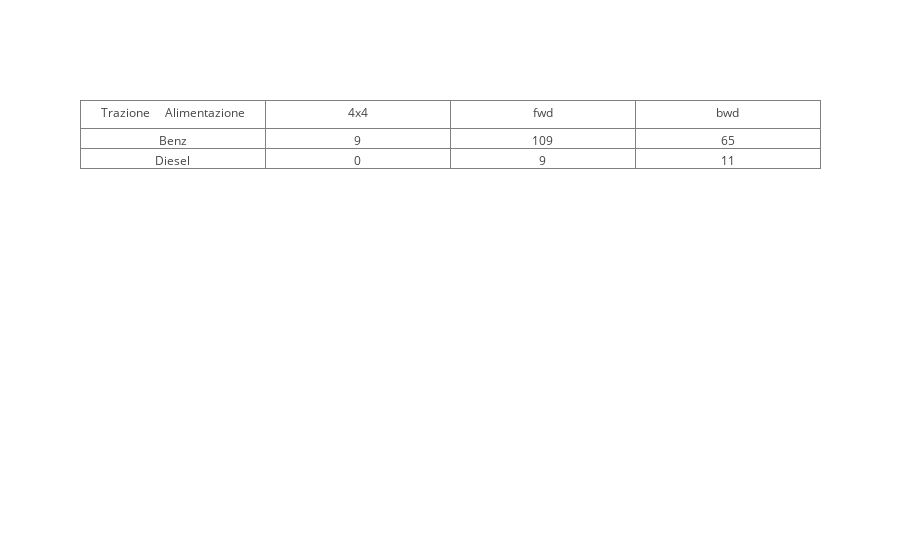

The code cell stored with this chart in its notebook:
### Markdown cell above
### 1.2 

Raggruppate la variabile "smokes" nei seguenti 2 gruppi: 
- Primo gruppo di nome NoSmoker (questo gruppo identifica i non fumatori: tutti quelli che hanno idicato {no} nel campo "smokes") 
- Secondo gruppo di nome Smoker (questo gruppo identifica per noi tutti i fumatori: quelli che NON hanno indicato 'no' nel campo 'smokes')

Si costruisca la tabella di contingenza per la coppia di variabili "sex" e "smokes" (usando i gruppi definiti sopra).  

Hint1: Non dovete usare particolari comandi Python per calcolare la tabella di contingenza. Ricordatevi come è definita e provate a costruirla voi.  
Hint2: Nella cella sotto trovate un modo veloce per visualizzare una tabella utilizzando il pacchetto Plotly. Maggiori dettagli [QUI](https://plot.ly/python/table/). Oppure visualizzate un dataframe in pandas come visto a lezione.

### Code cell
# Hint (plot Table)
import plotly.offline as py
import plotly.graph_objs as go
py.init_notebook_mode(connected=True)

# Plotto Tabella con plotly
valori = [ ["Benz", "Diesel"], [9, 0], [109, 9], [65, 11]] # Ogni elemento della lista è una colonna della tabella

trace = go.Table(
                header = dict(values = ["Trazione \t \n Alimentazione", "4x4", "fwd", "bwd"]),
                cells = dict(values = valori) )
py.iplot([trace])

# Plotto Tabella come dataframe
valori = [[9, 109, 65], [0, 9, 11]]
t = pd.DataFrame(valori, index = ["Benz", "Diesel"], columns = ["4x4", "fwd", "bwd"])
t

### Figure 1 — Plotly figure (JSON) as saved in the notebook; plotly's stock layout.template omitted (floating-point values rounded to 4 significant figures)
{"data": [{"cells": {"values": [["Benz", "Diesel"], [9, 0], [109, 9], [65, 11]]}, "header": {"values": ["Trazione \t \n Alimentazione", "4x4", "fwd", "bwd"]}, "type": "table", "uid": "4033c7dc-cff5-11e8-995f-708bcd0f5394"}], "layout": {}}
